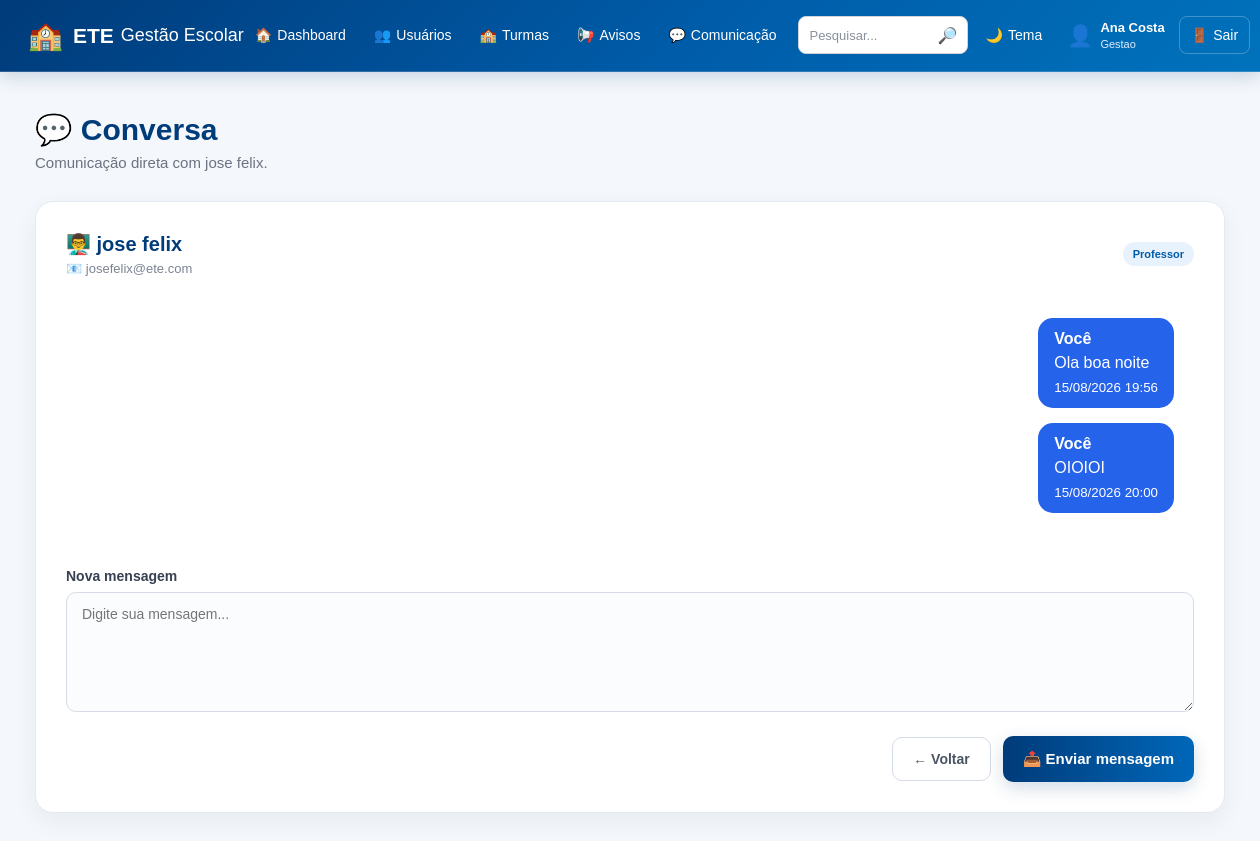
The page /comunicacao/10 (signed in) on the database its author committed.
### tables this page shows
CREATE TABLE usuarios (

            id INTEGER PRIMARY KEY AUTOINCREMENT,

            nome TEXT NOT NULL,

            email TEXT NOT NULL,

            tipo TEXT NOT NULL,

            telefone TEXT,

            turma TEXT

        , senha TEXT, primeiro_acesso INTEGER DEFAULT 0);

CREATE TABLE mensagens (

            id INTEGER PRIMARY KEY AUTOINCREMENT,

            remetente_id INTEGER NOT NULL,

            destinatario_id INTEGER NOT NULL,

            mensagem TEXT NOT NULL,

            data TEXT NOT NULL,

            lida INTEGER DEFAULT 0,

            FOREIGN KEY (remetente_id)
                REFERENCES usuarios(id),

            FOREIGN KEY (destinatario_id)
                REFERENCES usuarios(id)

        );

### app.py (the view, shortened to what this page needs)
@app.route("/comunicacao/<int:contato_id>", methods=["GET", "POST"])
def conversa(contato_id):
    if "usuario_id" not in session:
        return redirect(
            url_for("inicio")
        )
    conexao = conectar()
    usuario_id = session["usuario_id"]
    usuario_tipo = session["usuario_tipo"]
    contato = conexao.execute(
        """
        SELECT *
        FROM usuarios
        WHERE id = ?
        """,
        (contato_id,)
    ).fetchone()
    permitido = False
    if usuario_tipo == "gestao":
        if contato["tipo"] in ("professor", "aluno"):
            permitido = True
    mensagens = conexao.execute(
        """
        SELECT
            m.*,
            u.nome AS remetente_nome
        FROM mensagens m
        JOIN usuarios u
            ON u.id = m.remetente_id
        WHERE
            (
                m.remetente_id = ?
                AND m.destinatario_id = ?
            )
            OR
            (
                m.remetente_id = ?
                AND m.destinatario_id = ?
            )
        ORDER BY m.id ASC
        """,
        (
            usuario_id,
            contato_id,
            contato_id,
            usuario_id
        )
    ).fetchall()
    conexao.execute(
        """
        UPDATE mensagens
        SET lida = 1
        WHERE remetente_id = ?
        AND destinatario_id = ?
        """,
        (
            contato_id,
            usuario_id
        )
    )
    conexao.commit()
    conexao.close()
    return render_template(
        "conversa.html",
        contato=contato,
        mensagens=mensagens,
        usuario_id=usuario_id,
        usuario_nome=session["usuario_nome"],
        usuario_tipo=session["usuario_tipo"]
    )

### banco.py (called while the page is built)
def conectar():
    conexao = sqlite3.connect("gestao_escolar.db")
    conexao.row_factory = sqlite3.Row
    return conexao

### templates/conversa.html (shortened to what this page needs)
<!DOCTYPE html>
<html lang="pt-BR">
<head>
    <link
        rel="stylesheet"
        href="{{ url_for('static', filename='style.css') }}"
    >
</head>
<body>
{% include "menu.html" %}
<main class="dashboard">
    <div class="dashboard-title">
        <h2>
            💬 Conversa
        </h2>
        <p>
            Comunicação direta com
            {{ contato['nome'] }}.
        </p>
    </div>
    <section class="content-card">
        <div class="section-header">
            <div>
                <h3>
                    {% if contato['tipo'] == 'professor' %}
                        👨‍🏫
                    {% elif contato['tipo'] == 'aluno' %}
                        🎓
                    {% elif contato['tipo'] == 'gestao' %}
                        🏫
                    {% else %}
                        👤
                    {% endif %}
                    {{ contato['nome'] }}
                </h3>
                <p>
                    📧 {{ contato['email'] }}
                </p>
            </div>
            <span class="badge">
                {% if contato['tipo'] == 'professor' %}
                    Professor
                {% elif contato['tipo'] == 'aluno' %}
                    Aluno
                {% elif contato['tipo'] == 'gestao' %}
                    Gestão
                {% endif %}
            </span>
        </div>
        <div
            class="mensagens-container"
            style="
                max-height: 500px;
                overflow-y: auto;
                padding: 20px;
            "
        >
            {% if mensagens %}
                {% for mensagem in mensagens %}
                    {% if mensagem['remetente_id'] == usuario_id %}
                        <div
                            style="
                                display: flex;
                                justify-content: flex-end;
                                margin-bottom: 15px;
                            "
                        >
                            <div
                                style="
                                    max-width: 70%;
                                    padding: 12px 16px;
                                    border-radius: 15px;
                                    background: #2563eb;
                                    color: white;
                                "
                            >
                                <strong>
                                    Você
                                </strong>
                                <p style="margin: 6px 0;">
                                    {{ mensagem['mensagem'] }}
                                </p>
                                <small>
                                    {{ mensagem['data'] }}
                                </small>
                            </div>
                        </div>
                    {% endif %}
                {% endfor %}
            {% endif %}
        </div>
        <form
            method="POST"
            style="margin-top: 20px;"
        >
            <div class="form-group">
                <label for="mensagem">
                    Nova mensagem
                </label>
                <textarea
                    id="mensagem"
                    name="mensagem"
                    rows="4"
                    placeholder="Digite sua mensagem..."
                    required
                ></textarea>
            </div>
            <div class="form-buttons">
                <a
                    href="{{ url_for('comunicacao') }}"
                    class="btn-secondary"
                >
                    ← Voltar
                </a>
                <button
                    type="submit"
                    class="btn-login"
                >
                    📤 Enviar mensagem
                </button>
            </div>
        </form>
    </section>
</main>
</body>
</html>

### templates/menu.html (shortened to what this page needs)
<!DOCTYPE html>
<html lang="pt-BR">
<head>
    <link
        rel="stylesheet"
        href="{{ url_for('static', filename='style.css') }}"
    >
</head>
<body>
    <header class="topo">
        <div class="topo-logo">
            <span class="logo-icone">🏫</span>
            <div class="logo-texto">
                <strong>ETE</strong>
                <span>Gestão Escolar</span>
            </div>
        </div>
        <nav class="menu-principal">
            {% if usuario_tipo == "gestao" %}
                <a
                    href="{{ url_for('dashboard') }}"
                    class="menu-item"
                >
                    🏠
                    <span>Dashboard</span>
                </a>
                <a
                    href="{{ url_for('usuarios_page') }}"
                    class="menu-item"
                >
                    👥
                    <span>Usuários</span>
                </a>
                <a
                    href="{{ url_for('turmas_page') }}"
                    class="menu-item"
                >
                    🏫
                    <span>Turmas</span>
                </a>
                <a
                    href="{{ url_for('avisos_page') }}"
                    class="menu-item"
                >
                    📢
                    <span>Avisos</span>
                </a>
                <a
                    href="{{ url_for('comunicacao') }}"
                    class="menu-item"
                >
                    💬
                    <span>Comunicação</span>
                </a>
            {% endif %}
            <div class="menu-pesquisa">
                <input
                    type="text"
                    name="pesquisa"
                    placeholder="Pesquisar..."
                    aria-label="Pesquisar no sistema"
                >
                <button
                    type="button"
                    title="Pesquisa"
                >
                    🔎
                </button>
            </div>
            <button
                type="button"
                class="menu-botao"
                title="Alterar tema"
            >
                🌙
                <span>Tema</span>
            </button>
            <a
                href="{{ url_for('perfil') }}"
                class="menu-usuario"
            >
                <span class="usuario-icone">
                </span>
                <span class="usuario-info">
                    <strong>
                        {{ usuario_nome }}
                    </strong>
                    <small>
                        {{ usuario_tipo|capitalize }}
                    </small>
                </span>
            </a>
            <a
                href="{{ url_for('logout') }}"
                class="menu-sair"
            >
                🚪
                <span>Sair</span>
            </a>
        </nav>
    </header>
</body>
</html>

### rows shown on the page
usuarios: nome "Ana Costa", tipo "Gestao"
usuarios: nome "jose felix", email "josefelix@ete.com"
mensagens: mensagem "Ola boa noite", data "15/08/2026 19:56"
mensagens: mensagem "OIOIOI", data "15/08/2026 20:00"
